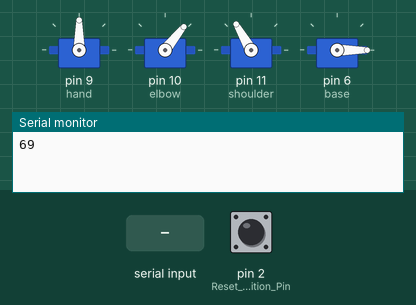
A sketch run on a simulated Arduino Uno, built with avr-gcc and run on an emulated ATmega328P. On the bench: 4 × servo, the last lines printed to the serial monitor. Inputs (shaded band) come from the test bench; at power-on: pin 2 (Reset_Position_Pin) HIGH.

Above: at 1.2 s.
1.3 s: "," received over Serial
At 2.43 s:
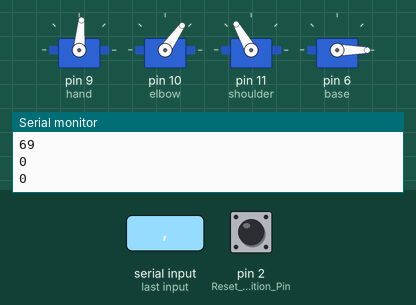
4.3 s: "90,45,200\n" received over Serial
At 5.4 s:
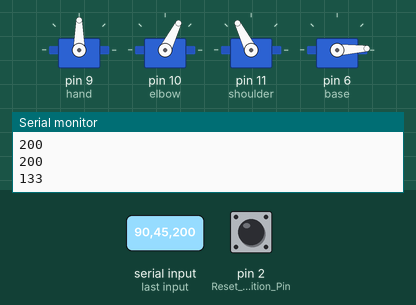
7.3 s: "30,150,10\n" received over Serial
10.3 s: pin 2 (Reset_Position_Pin) pulled LOW for 1 s
At 10.68 s:
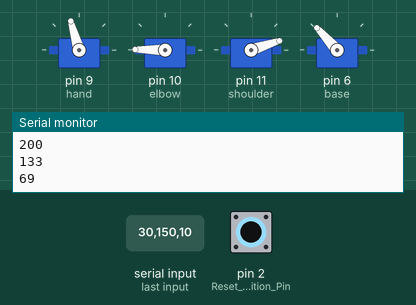
16.3 s: "0\n" received over Serial
At 18.11 s:
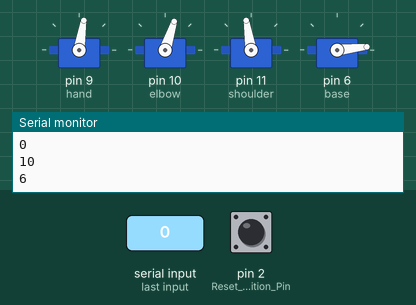
19.3 s: "30,150\n" received over Serial
At 23.51 s:
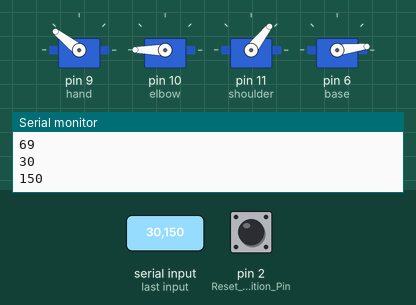
Timing chart, 0 to 25.5 s (numbered marks = the images above; inputs shaded):
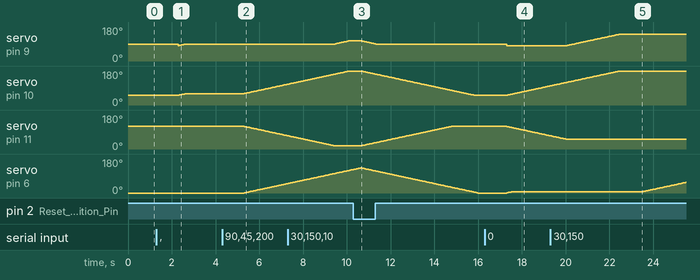

Measured:
- after the input at 1.3 s, servo on pin 10 (elbow): moves from 51° to 60° over 0.32 s, starting after 1.0 s
- after the input at 4.3 s, servo on pin 10 (elbow): moves from 60° to 110° over 2.0 s, starting after 1.0 s; servo on pin 11 (shoulder): moves from 120° to 70° over 2.0 s, starting after 1.0 s; servo on pin 6 (base): moves from 0° to 50° over 2.0 s, starting after 1.0 s
- after the input at 10.3 s, servo on pin 10 (elbow): moves from 180° to 51° over 5.2 s, starting after 0.37 s
- after the input at 16.3 s, servo on pin 9 (hand): 90° → 81° after 1.0 s instead of 0.73 s
- after the input at 19.3 s, servo on pin 6 (base): moves from 6° to 56° over 2.0 s, starting after 4.2 s

The sketch:

robotic_arm9.ino
```cpp
#include <Servo.h>

Servo hand;
Servo elbow; //Will be referred to as B
Servo shoulder; //Will be referred to as A
Servo base;

//These variables are 0-180 but are 0-270 since the servos are 270 degrees max
int handPos = 90; //Hand position starts at 90
int elbowPos = 51; //Elbow position starts at 180
int shoulderPos = 120; //Shoulder position starts at 0
int basePos = 0;

int handAngle = 90; //Preferred hand angle
int elbowAngle = 51; //Preferred elbow angle
int shoulderAngle = 120;  //Preferred shoulder angle
int baseAngle = 0;

//Servo angle variables in actual degrees
const int HAND = 135;
const int ELBOW = 270;
const int SHOULDER = 0;

bool flagtest = false;

void setup() {
  // put your setup code here, to run once:
  Serial.begin(9600); //Begin UART communication
  hand.attach(9); //Digital Pin  9
  elbow.attach(10); //Digital Pin 10
  shoulder.attach(11);  //Digital Pin 11
  base.attach(6);

  //Write starting positions to servos
  hand.write(handPos);
  elbow.write(elbowPos);
  shoulder.write(shoulderPos);
  base.write(basePos);

  pinMode(2, INPUT); //Reset Position Pin
  while(!Serial){}
  Serial.println("69");
}

void loop() {
  // put your main code here, to run repeatedly:
  //digitalWrite(2, HIGH);  //Enable MOSFET

  if(Serial.available() >0){
    flagtest = true;

    double Ax = 0;  //x-axis base origin offset
    double Ay = 0;  //y-axis base origin offset

    String input = Serial.readString(); //Read UART input in the form of "x,y,theta" coordiantes for end effector

    int split = input.indexOf(",");

    String strX = input.substring(0, split);

    input = input.substring(split + 1, input.length());
    split = input.indexOf(",");
    String strY = input.substring(0, split);
    String theta = input.substring(split + 1, input.length() - 1);

    Serial.println(strX);
    Serial.println(strY);
    Serial.println(theta);

    baseAngle = theta.toInt();

    Serial.println(baseAngle);

    baseAngle = map(baseAngle, 0, 270, 0, 180);

    Serial.println(baseAngle);

    double Cx = strX.toDouble();  //End Effector Coordinates
    double Cy = strY.toDouble();  //End Effector Coordinates

    double shoulderLength = 20; //Length C in Centimeters
    double elbowLength = 20;    //Length A in Centimeters

    double lengthB = sqrt(sq(Cx) + sq(Cy)); //Distance from origin to end effector coordinate

    double angleA = acos((sq(lengthB)+sq(shoulderLength)-sq(elbowLength)) / (2*lengthB*shoulderLength)) + atan((Cy - Ay) / (Cx - Ax)); //Shoulder Angle in radians
    double angleB = PI - acos((sq(elbowLength)+sq(shoulderLength)-sq(lengthB)) / (2*elbowLength*shoulderLength)); //Elbow Angle in radians

    angleA = angleA * (180/PI); //Convert shoulder angle to degrees
    angleB = angleB * (180/PI); //Convert elbow angle to degrees

    //Check boundary condition for origin

    if(Cx < 0.001 && Cx > -0.001 && Cy < 0.001 && Cy > -0.001){
      angleA = 180;
      angleB = 180;
    }

    //Check if End Effector is physically out of reach of the robotic arm
    if(shoulderLength + elbowLength < lengthB){
      angleA = atan((Cy - Ay) / (Cx - Ax)) * (180/PI);
      angleB = 0;

      shoulderAngle = angleA;
      elbowAngle = angleB;
      elbowAngle = ELBOW - elbowAngle;

      //handAngle = HAND - int(angleB) + int(angleA);

      //Map angles to 0-180 range for the servo library
      shoulderAngle = map(shoulderAngle, 0, 270, 0, 180);
      elbowAngle = map(elbowAngle, 0, 270, 0, 180);
      //handAngle = map(handAngle, 0, 270, 0, 180);
    }
    else{
      //Serial.println(angleA);
      //Serial.println(angleB);
      shoulderAngle = angleA;
      elbowAngle = angleB;
      elbowAngle = ELBOW - elbowAngle;

      //handAngle = HAND - int(angleB) + int(angleA);

      //Map angles to 0-180 range for the servo library
      shoulderAngle = map(shoulderAngle, 0, 270, 0, 180);
      elbowAngle = map(elbowAngle, 0, 270, 0, 180);
      //handAngle = map(handAngle, 0, 270, 0, 180);

      //Serial.println(shoulderAngle);
      //Serial.println(elbowAngle);
    }
  }

  //Check servo position vs preferred position
  while((elbowAngle != elbowPos) || (shoulderAngle != shoulderPos) || (baseAngle != basePos)){
    //Move elbow segment
    if(elbowPos < elbowAngle){
      elbowPos++;
    }
    else if(elbowPos > elbowAngle){
      elbowPos--;
    }
    else{
    }

    //Move shoulder segment
    if(shoulderPos < shoulderAngle){
      shoulderPos++;
    }
    else if(shoulderPos > shoulderAngle){
      shoulderPos--;
    }
    else{
    }

    handPos = 90 - (180 - elbowPos) + shoulderPos;  //Level hand segment

    if(basePos < baseAngle){
      basePos++;
    }
    else if(basePos > baseAngle){
      basePos--;
    }
    else{
    }

    //Move servos
    hand.write(handPos);
    elbow.write(elbowPos);
    shoulder.write(shoulderPos);
    base.write(basePos);

    delay(40); //Slow down servo movement
    if((elbowAngle == elbowPos) && (shoulderAngle == shoulderPos) && (baseAngle == basePos)){
      Serial.println("69");
      flagtest = false;
    }
  }
  if(flagtest){
    Serial.println("69");
    flagtest = false;
  }
  //Serial.println(digitalRead(2));

  if(digitalRead(2) == 0){
    handAngle = 90; //Preferred hand angle
    elbowAngle = 51; //Preferred elbow angle
    shoulderAngle = 120;  //Preferred shoulder angle
    baseAngle = 0;
    while((elbowAngle != elbowPos) || (shoulderAngle != shoulderPos) || (baseAngle != basePos) || (handAngle != handPos)){
      if(handPos < handAngle){
        handPos++;
      }
      else if(handPos > handAngle){
        handPos--;
      }
      else{
      }

      //Move elbow segment
      if(elbowPos < elbowAngle){
        elbowPos++;
      }
      else if(elbowPos > elbowAngle){
        elbowPos--;
      }
      else{
      }

      //Move shoulder segment
      if(shoulderPos < shoulderAngle){
        shoulderPos++;
      }
      else if(shoulderPos > shoulderAngle){
        shoulderPos--;
      }
      else{
      }

      if(basePos < baseAngle){
        basePos++;
      }
      else if(basePos > baseAngle){
        basePos--;
      }
      else{
      }

      //Move servos
      hand.write(handPos);
      elbow.write(elbowPos);
      shoulder.write(shoulderPos);
      base.write(basePos);

      delay(40); //Slow down servo movement
    }
  }

  //Serial.println(String(handAngle) + "," + String(elbowAngle) + "," + String(shoulderAngle));
}
```
